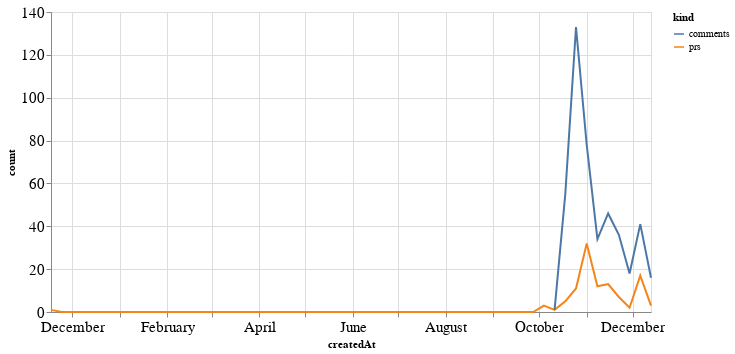

Notebook code cell kept with this figure:
### Code cell
alt.Chart(total_time, width=600).mark_line().encode(
    x='createdAt',
    y='count',
    color='kind'
)

### Figure 1 — Vega-Lite specification as saved in the notebook (floating-point values rounded to 4 significant figures)
{"config": {"axisLeft": {"labelFontSize": 15}, "axisBottom": {"labelFontSize": 15}}, "data": {"name": "data-7d6ea645eec393c5d3499ceee04137c1"}, "mark": "line", "encoding": {"color": {"type": "nominal", "field": "kind"}, "x": {"type": "temporal", "field": "createdAt"}, "y": {"type": "quantitative", "field": "count"}}, "width": 600, "$schema": "https://vega.github.io/schema/vega-lite/v4.8.1.json", "datasets": {"data-7d6ea645eec393c5d3499ceee04137c1": [{"createdAt": "2019-11-17T00:00:00", "kind": "prs", "count": 1.0}, {"createdAt": "2019-11-24T00:00:00", "kind": "prs", "count": 0.0}, {"createdAt": "2019-12-01T00:00:00", "kind": "prs", "count": 0.0}, {"createdAt": "2019-12-08T00:00:00", "kind": "prs", "count": 0.0}, {"createdAt": "2019-12-15T00:00:00", "kind": "prs", "count": 0.0}, {"createdAt": "2019-12-22T00:00:00", "kind": "prs", "count": 0.0}, {"createdAt": "2019-12-29T00:00:00", "kind": "prs", "count": 0.0}, {"createdAt": "2020-01-05T00:00:00", "kind": "prs", "count": 0.0}, {"createdAt": "2020-01-12T00:00:00", "kind": "prs", "count": 0.0}, {"createdAt": "2020-01-19T00:00:00", "kind": "prs", "count": 0.0}, {"createdAt": "2020-01-26T00:00:00", "kind": "prs", "count": 0.0}, {"createdAt": "2020-02-02T00:00:00", "kind": "prs", "count": 0.0}, {"createdAt": "2020-02-09T00:00:00", "kind": "prs", "count": 0.0}, {"createdAt": "2020-02-16T00:00:00", "kind": "prs", "count": 0.0}, {"createdAt": "2020-02-23T00:00:00", "kind": "prs", "count": 0.0}, {"createdAt": "2020-03-01T00:00:00", "kind": "prs", "count": 0.0}, {"createdAt": "2020-03-08T00:00:00", "kind": "prs", "count": 0.0}, {"createdAt": "2020-03-15T00:00:00", "kind": "prs", "count": 0.0}, {"createdAt": "2020-03-22T00:00:00", "kind": "prs", "count": 0.0}, {"createdAt": "2020-03-29T00:00:00", "kind": "prs", "count": 0.0}, {"createdAt": "2020-04-05T00:00:00", "kind": "prs", "count": 0.0}, {"createdAt": "2020-04-12T00:00:00", "kind": "prs", "count": 0.0}, {"createdAt": "2020-04-19T00:00:00", "kind": "prs", "count": 0.0}, {"createdAt": "2020-04-26T00:00:00", "kind": "prs", "count": 0.0}, {"createdAt": "2020-05-03T00:00:00", "kind": "prs", "count": 0.0}, {"createdAt": "2020-05-10T00:00:00", "kind": "prs", "count": 0.0}, {"createdAt": "2020-05-17T00:00:00", "kind": "prs", "count": 0.0}, {"createdAt": "2020-05-24T00:00:00", "kind": "prs", "count": 0.0}, {"createdAt": "2020-05-31T00:00:00", "kind": "prs", "count": 0.0}, {"createdAt": "2020-06-07T00:00:00", "kind": "prs", "count": 0.0}, {"createdAt": "2020-06-14T00:00:00", "kind": "prs", "count": 0.0}, {"createdAt": "2020-06-21T00:00:00", "kind": "prs", "count": 0.0}, {"createdAt": "2020-06-28T00:00:00", "kind": "prs", "count": 0.0}, {"createdAt": "2020-07-05T00:00:00", "kind": "prs", "count": 0.0}, {"createdAt": "2020-07-12T00:00:00", "kind": "prs", "count": 0.0}, {"createdAt": "2020-07-19T00:00:00", "kind": "prs", "count": 0.0}, {"createdAt": "2020-07-26T00:00:00", "kind": "prs", "count": 0.0}, {"createdAt": "2020-08-02T00:00:00", "kind": "prs", "count": 0.0}, {"createdAt": "2020-08-09T00:00:00", "kind": "prs", "count": 0.0}, {"createdAt": "2020-08-16T00:00:00", "kind": "prs", "count": 0.0}, {"createdAt": "2020-08-23T00:00:00", "kind": "prs", "count": 0.0}, {"createdAt": "2020-08-30T00:00:00", "kind": "prs", "count": 0.0}, {"createdAt": "2020-09-06T00:00:00", "kind": "prs", "count": 0.0}, {"createdAt": "2020-09-13T00:00:00", "kind": "prs", "count": 0.0}, {"createdAt": "2020-09-20T00:00:00", "kind": "prs", "count": 0.0}, {"createdAt": "2020-09-27T00:00:00", "kind": "prs", "count": 0.0}, {"createdAt": "2020-10-04T00:00:00", "kind": "prs", "count": 3.0}, {"createdAt": "2020-10-11T00:00:00", "kind": "prs", "count": 1.0}, {"createdAt": "2020-10-18T00:00:00", "kind": "prs", "count": 5.0}, {"createdAt": "2020-10-25T00:00:00", "kind": "prs", "count": 11.0}, {"createdAt": "2020-11-01T00:00:00", "kind": "prs", "count": 32.0}, {"createdAt": "2020-11-08T00:00:00", "kind": "prs", "count": 12.0}, {"createdAt": "2020-11-15T00:00:00", "kind": "prs", "count": 13.0}, {"createdAt": "2020-11-22T00:00:00", "kind": "prs", "count": 7.0}, {"createdAt": "2020-11-29T00:00:00", "kind": "prs", "count": 2.0}, {"createdAt": "2020-12-06T00:00:00", "kind": "prs", "count": 17.0}, {"createdAt": "2020-12-13T00:00:00", "kind": "prs", "count": 3.0}, {"createdAt": "2019-11-17T00:00:00", "kind": "comments", "count": null}, {"createdAt": "2019-11-24T00:00:00", "kind": "comments", "count": null}, {"createdAt": "2019-12-01T00:00:00", "kind": "comments", "count": null}, {"createdAt": "2019-12-08T00:00:00", "kind": "comments", "count": null}, {"createdAt": "2019-12-15T00:00:00", "kind": "comments", "count": null}, {"createdAt": "2019-12-22T00:00:00", "kind": "comments", "count": null}, {"createdAt": "2019-12-29T00:00:00", "kind": "comments", "count": null}, {"createdAt": "2020-01-05T00:00:00", "kind": "comments", "count": null}, {"createdAt": "2020-01-12T00:00:00", "kind": "comments", "count": null}, {"createdAt": "2020-01-19T00:00:00", "kind": "comments", "count": null}, {"createdAt": "2020-01-26T00:00:00", "kind": "comments", "count": null}, {"createdAt": "2020-02-02T00:00:00", "kind": "comments", "count": null}, {"createdAt": "2020-02-09T00:00:00", "kind": "comments", "count": null}, {"createdAt": "2020-02-16T00:00:00", "kind": "comments", "count": null}, {"createdAt": "2020-02-23T00:00:00", "kind": "comments", "count": null}, {"createdAt": "2020-03-01T00:00:00", "kind": "comments", "count": null}, {"createdAt": "2020-03-08T00:00:00", "kind": "comments", "count": null}, {"createdAt": "2020-03-15T00:00:00", "kind": "comments", "count": null}, {"createdAt": "2020-03-22T00:00:00", "kind": "comments", "count": null}, {"createdAt": "2020-03-29T00:00:00", "kind": "comments", "count": null}, {"createdAt": "2020-04-05T00:00:00", "kind": "comments", "count": null}, {"createdAt": "2020-04-12T00:00:00", "kind": "comments", "count": null}, {"createdAt": "2020-04-19T00:00:00", "kind": "comments", "count": null}, {"createdAt": "2020-04-26T00:00:00", "kind": "comments", "count": null}, {"createdAt": "2020-05-03T00:00:00", "kind": "comments", "count": null}, {"createdAt": "2020-05-10T00:00:00", "kind": "comments", "count": null}, {"createdAt": "2020-05-17T00:00:00", "kind": "comments", "count": null}, {"createdAt": "2020-05-24T00:00:00", "kind": "comments", "count": null}, {"createdAt": "2020-05-31T00:00:00", "kind": "comments", "count": null}, {"createdAt": "2020-06-07T00:00:00", "kind": "comments", "count": null}, {"createdAt": "2020-06-14T00:00:00", "kind": "comments", "count": null}, {"createdAt": "2020-06-21T00:00:00", "kind": "comments", "count": null}, {"createdAt": "2020-06-28T00:00:00", "kind": "comments", "count": null}, {"createdAt": "2020-07-05T00:00:00", "kind": "comments", "count": null}, {"createdAt": "2020-07-12T00:00:00", "kind": "comments", "count": null}, {"createdAt": "2020-07-19T00:00:00", "kind": "comments", "count": null}, {"createdAt": "2020-07-26T00:00:00", "kind": "comments", "count": null}, {"createdAt": "2020-08-02T00:00:00", "kind": "comments", "count": null}, {"createdAt": "2020-08-09T00:00:00", "kind": "comments", "count": null}, {"createdAt": "2020-08-16T00:00:00", "kind": "comments", "count": null}, {"createdAt": "2020-08-23T00:00:00", "kind": "comments", "count": null}, {"createdAt": "2020-08-30T00:00:00", "kind": "comments", "count": null}, {"createdAt": "2020-09-06T00:00:00", "kind": "comments", "count": null}, {"createdAt": "2020-09-13T00:00:00", "kind": "comments", "count": null}, {"createdAt": "2020-09-20T00:00:00", "kind": "comments", "count": null}, {"createdAt": "2020-09-27T00:00:00", "kind": "comments", "count": null}, {"createdAt": "2020-10-04T00:00:00", "kind": "comments", "count": null}, {"createdAt": "2020-10-11T00:00:00", "kind": "comments", "count": 1.0}, {"createdAt": "2020-10-18T00:00:00", "kind": "comments", "count": 55.0}, {"createdAt": "2020-10-25T00:00:00", "kind": "comments", "count": 133.0}, {"createdAt": "2020-11-01T00:00:00", "kind": "comments", "count": 78.0}, {"createdAt": "2020-11-08T00:00:00", "kind": "comments", "count": 34.0}, {"createdAt": "2020-11-15T00:00:00", "kind": "comments", "count": 46.0}, {"createdAt": "2020-11-22T00:00:00", "kind": "comments", "count": 36.0}, {"createdAt": "2020-11-29T00:00:00", "kind": "comments", "count": 18.0}, {"createdAt": "2020-12-06T00:00:00", "kind": "comments", "count": 41.0}, {"createdAt": "2020-12-13T00:00:00", "kind": "comments", "count": 16.0}]}}
